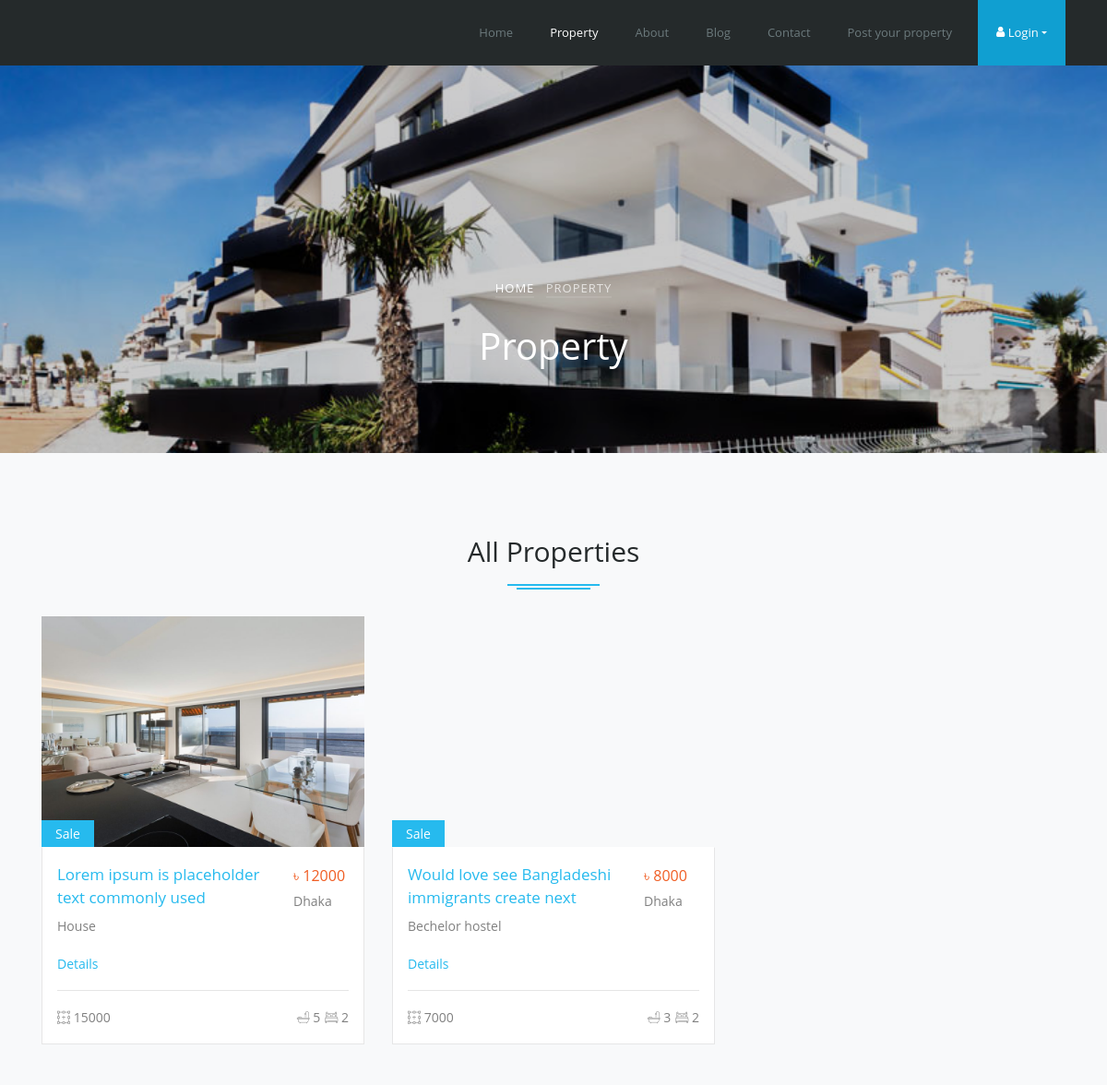
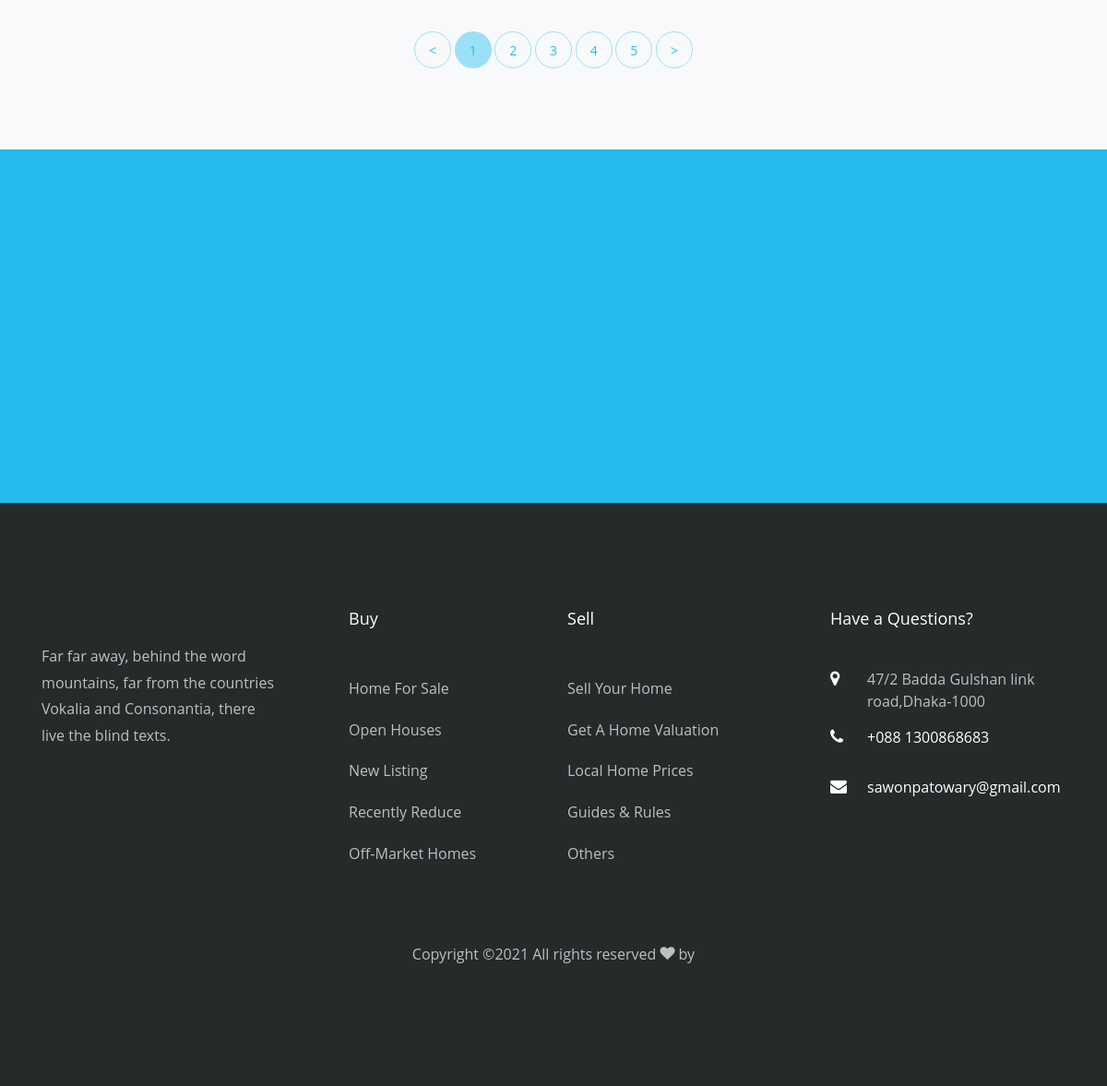
/property.php, run on the app's committed database (2 pictures, top to bottom).
### tables this page shows
CREATE TABLE `tblhouses` (
  `id` int(11) NOT NULL,
  `houseowner_id` int(11) NOT NULL,
  `HousesTitle` varchar(50) NOT NULL,
  `dds` varchar(255) NOT NULL,
  `Himage1` varchar(255) NOT NULL,
  `Himage2` varchar(255) NOT NULL,
  `Himage3` varchar(255) NOT NULL,
  `Himage4` varchar(255) NOT NULL,
  `Bed` int(20) NOT NULL,
  `Bath` int(20) NOT NULL,
  `size` varchar(255) NOT NULL,
  `loc` varchar(120) NOT NULL,
  `area` varchar(40) NOT NULL,
  `lon` varchar(255) NOT NULL,
  `lat` varchar(255) NOT NULL,
  `HouseCategory` varchar(30) NOT NULL,
  `PricePerMonth` float NOT NULL,
  `PostingDate` date NOT NULL,
  `approve` int(11) NOT NULL DEFAULT 0,
  `contact` varchar(40) NOT NULL
);

CREATE TABLE `tblcategory` (
  `id` int(20) NOT NULL,
  `CategoryName` varchar(50) NOT NULL,
  `cat-id` int(20) NOT NULL
);

### property.php (the view, shortened to what this page needs)
<?php
include('includes/config.php');
?>
<!DOCTYPE html>
<html lang="en">
  <head>
    <link rel="stylesheet" href="css/open-iconic-bootstrap.min.css">
    <link rel="stylesheet" href="css/animate.css">
    <link rel="stylesheet" href="css/owl.carousel.min.css">
    <link rel="stylesheet" href="css/owl.theme.default.min.css">
    <link rel="stylesheet" href="css/magnific-popup.css">
    <link rel="stylesheet" href="css/aos.css">
    <link rel="stylesheet" href="css/ionicons.min.css">
    <link rel="stylesheet" href="css/bootstrap-datepicker.css">
    <link rel="stylesheet" href="css/jquery.timepicker.css">
    <link rel="stylesheet" href="css/flaticon.css">
    <link rel="stylesheet" href="css/icomoon.css">
    <link rel="stylesheet" href="css/style.css">
  </head>
  <body>
	  <nav class="navbar navbar-expand-lg navbar-dark ftco_navbar bg-dark ftco-navbar-light" id="ftco-navbar">
	    <div class="container">
	      <div class="collapse navbar-collapse" id="ftco-nav">
	        <ul class="navbar-nav ml-auto">
	          <li class="nav-item"><a href="index.php" class="nav-link">Home</a></li>
	          <li class="nav-item active"><a href="property.php" class="nav-link">Property</a></li>
	          <li class="nav-item"><a href="about.php" class="nav-link">About</a></li>
	          <li class="nav-item"><a href="blog.php" class="nav-link">Blog</a></li>
	          <li class="nav-item"><a href="contact.php" class="nav-link">Contact</a></li>
			  <li class="nav-item"><a href="login/login.php?type=owner" class="nav-link">Post your property</a></li>
			  <?php
			 if(isset($_SESSION["user"])){
				 ?>
				<li class="nav-item cta dropdown">
				  <a href="#" class="nav-link ml-lg-2 dropdown-toggle" data-toggle="dropdown"><span class="icon-user"></span> <?=$_SESSION["user"]->FullName?></a>
				  	<ul class="dropdown-menu" style="background-color:#109FD3;color:#fff;padding:10px;">
						<li><a style="color:#fff; font-size:13px" href="logout.php">Logout</a></li>
						<li><a style="color:#fff; font-size:13px;margin:7px 0" href="mybooking.php">My Booking</a></li>
              	   </ul>
				</li>
				 <?php
			 }
			 else{
				 ?>
<li class="nav-item cta dropdown">
				  <a href="#" class="nav-link ml-lg-2 dropdown-toggle" data-toggle="dropdown"><span class="icon-user"></span> Login</a>
				</li>
				 <?php
			 }
			 ?>
	        </ul>
	      </div>
	    </div>
	  </nav>
    <div class="hero-wrap" style="background-image: url('images/properties-2.jpg');padding-top: 230px">
      <div class="overlay"></div>
      <div class="container">
        <div class="row no-gutters slider-text align-items-center justify-content-center">
          <div class="col-md-9 ftco-animate text-center">
            <p class="breadcrumbs"><span class="mr-2"><a href="index.html">Home</a></span> <span>Property</span></p>
            <h1 class="mb-3 bread">Property</h1>
          </div>
        </div>
      </div>
    </div>
    <section class="ftco-section bg-light">
    	<div class="container">
			<div class="row mb-4">
			<div class="col-md heading-section text-center ftco-animate">
		<h2 class="mb-4">All Properties</h2>
          </div>
			</div>
		<div class="row">
			<?php
				$sql = "SELECT tblhouses.HousesTitle,tblhouses.size,tblcategory.CategoryName,tblhouses.PricePerMonth,tblhouses.loc,tblhouses.PostingDate,tblhouses.id,tblhouses.Bed,tblhouses.Bath,tblhouses.dds,tblhouses.Himage1,tblhouses.Himage2,tblhouses.HouseCategory  FROM `tblhouses` join tblcategory on tblcategory.id=tblhouses.HouseCategory where tblhouses.approve=1 and tblhouses.id not in(select house_id from booking where approve=1)";
				$query = $dbh -> prepare($sql);
				$query->execute();
				$results=$query->fetchAll(PDO::FETCH_OBJ);
				if($query->rowCount() > 0)
				{
				foreach($results as $result)
				{
			?>
    			<div class="col-sm col-md-4 ftco-animate">
    				<div class="properties">
    					<a href="#" class="img img-2 d-flex justify-content-center align-items-center" style="background-image: url(admin/img/housesimages/<?php echo htmlentities($result->Himage1);?>);">
						</a>
    					<div class="text p-3">
    						<span class="status sale">Sale</span>
    						<div class="d-flex">
    							<div class="one">
									<h3><a href="#"><?php echo htmlentities($result->HousesTitle);?></a></h3>
									<p><?php echo htmlentities($result->CategoryName);?></p>
	    						</div>
	    						<div class="two">
									<span class="price">৳ <?php echo htmlentities($result->PricePerMonth);?></span>
									<p><?php echo htmlentities($result->loc);?></p>
    							</div>
    						</div>
							<div class="d-flex">
							<div class="one">
							<a href="reviews.php?id=<?=$result->id?>">Details</a>
							</div>
							</div>
    						<hr>
    						<p class="bottom-area d-flex">
    							<span><i class="flaticon-selection"></i> <?php echo htmlentities($result->size);?></span>
    							<span class="ml-auto"><i class="flaticon-bathtub"></i> <?php echo htmlentities($result->Bed);?></span>
    							<span><i class="flaticon-bed"></i> <?php echo htmlentities($result->Bath);?></span>
    						</p>
    					</div>
					</div>
				</div>
				<?php }}?>
			</div>
    		<div class="row mt-5">
          <div class="col text-center">
            <div class="block-27">
              <ul>
                <li><a href="#">&lt;</a></li>
                <li class="active"><span>1</span></li>
                <li><a href="#">2</a></li>
                <li><a href="#">3</a></li>
                <li><a href="#">4</a></li>
                <li><a href="#">5</a></li>
                <li><a href="#">&gt;</a></li>
              </ul>
            </div>
          </div>
        </div>
    	</div>
    </section>
		<section class="ftco-section-parallax">
      <div class="parallax-img d-flex align-items-center">
        <div class="container">
          <div class="row d-flex justify-content-center">
          </div>
        </div>
      </div>
    </section>
    <footer class="ftco-footer ftco-bg-dark ftco-section">
      <div class="container">
        <div class="row mb-5">
          <div class="col-md">
            <div class="ftco-footer-widget mb-4">
              <p>Far far away, behind the word mountains, far from the countries Vokalia and Consonantia, there live the blind texts.</p>
              <ul class="ftco-footer-social list-unstyled float-md-left float-lft mt-5">
              </ul>
            </div>
          </div>
          <div class="col-md">
            <div class="ftco-footer-widget mb-4 ml-md-5">
              <h2 class="ftco-heading-2">Buy</h2>
              <ul class="list-unstyled">
                <li><a href="#" class="py-2 d-block">Home For Sale</a></li>
                <li><a href="#" class="py-2 d-block">Open Houses</a></li>
                <li><a href="#" class="py-2 d-block">New Listing</a></li>
                <li><a href="#" class="py-2 d-block">Recently Reduce</a></li>
                <li><a href="#" class="py-2 d-block">Off-Market Homes</a></li>
              </ul>
            </div>
          </div>
          <div class="col-md">
             <div class="ftco-footer-widget mb-4">
              <h2 class="ftco-heading-2">Sell</h2>
              <ul class="list-unstyled">
                <li><a href="#" class="py-2 d-block">Sell Your Home</a></li>
                <li><a href="#" class="py-2 d-block">Get A Home Valuation</a></li>
                <li><a href="#" class="py-2 d-block">Local Home Prices</a></li>
                <li><a href="#" class="py-2 d-block">Guides &amp; Rules</a></li>
                <li><a href="#" class="py-2 d-block">Others</a></li>
              </ul>
            </div>
          </div>
          <div class="col-md">
            <div class="ftco-footer-widget mb-4">
            	<h2 class="ftco-heading-2">Have a Questions?</h2>
            	<div class="block-23 mb-3">
	              <ul>
	                <li><span class="icon icon-map-marker"></span><span class="text">47/2 Badda Gulshan link road,Dhaka-1000</span></li>
	                <li><a href="#"><span class="icon icon-phone"></span><span class="text">+088 1300868683</span></a></li>
	                <li><a href="#"><span class="icon icon-envelope"></span><span class="text">sawonpatowary@gmail.com</span></a></li>
	              </ul>
	            </div>
            </div>
          </div>
        </div>
        <div class="row">
          <div class="col-md-12 text-center">
            <p>
  Copyright &copy;<script>document.write(new Date().getFullYear());</script> All rights reserved <i class="icon-heart color-danger" aria-hidden="true"></i> by
  </p>
          </div>
        </div>
      </div>
    </footer>
  </body>
</html>

### css/icomoon.css (style rules this page uses)
[class^="icon-"], [class*=" icon-"] { font-family: 'icomoon' !important; speak: none; font-style: normal; font-weight: normal; font-variant: normal; text-transform: none; line-height: 1; -webkit-font-smoothing: antialiased; -moz-osx-font-smoothing: grayscale; }
.icon-heart:before { content: "\f004"; }
.icon-user:before { content: "\f007"; }
.icon-map-marker:before { content: "\f041"; }
.icon-phone:before { content: "\f095"; }
.icon-envelope:before { content: "\f0e0"; }

### data on the page
tblhouses: Himage1 (picture), HousesTitle "Lorem ipsum is placeholder text commonly used", tblcategory.CategoryName "House", PricePerMonth "12000", loc "Dhaka", size "15000", Bed "5", Bath "2"
tblhouses: HousesTitle "Would love see Bangladeshi immigrants create next", tblcategory.CategoryName "Bechelor hostel", PricePerMonth "8000", loc "Dhaka", size "7000", Bed "3", Bath "2"
